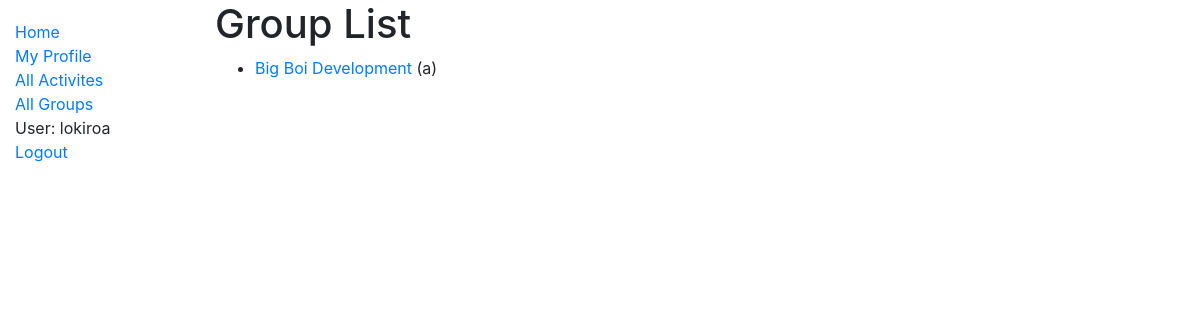
Before: /groups/ (signed in) with the older database file.
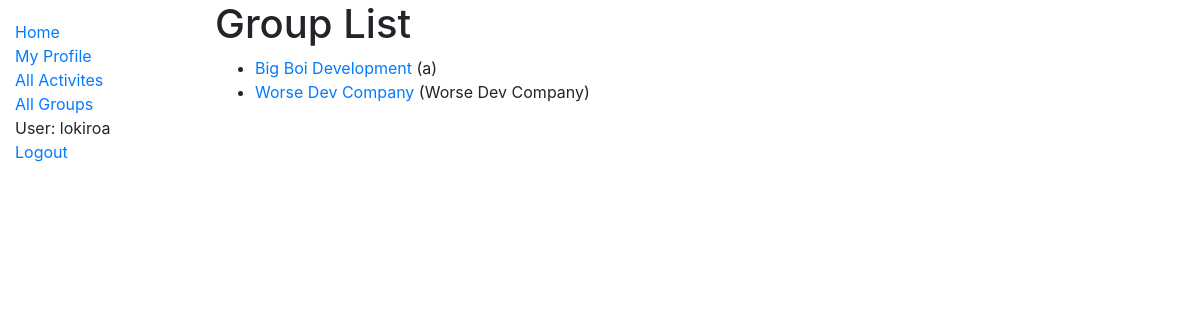
After: the same page with the newer database file.
### PlusOneApp/models.py (models this page shows, shortened)
class Group(models.Model):
    title = models.CharField(max_length=200, primary_key=True)
    description = models.TextField(help_text='Enter a description of for group')
    def curMembers(self):
        return self.membership_set.all().count()
    curMembers.short_description = "Number of members"
    idealCount = models.IntegerField(default=1)
    activities = models.ManyToManyField(Activity, help_text='Select the activities for this group')
    profilePic = models.ImageField(upload_to=None, height_field=None, width_field=None, max_length=None, blank=True, default="static/images/default_group_image.png")
    def displayActivities(self):
        return ', '.join(act.name for act in self.activities.all()[:3])
    displayActivities.short_description = 'Activites'
    def get_absolute_url(self):
        return reverse('group-profile', args=[str(self.title)])

### PlusOneApp/views.py (the view)
# urls.py: path('groups/', views.GroupListView.as_view(), name="groups"),
class GroupListView(generic.ListView):
    model = Group
    context_object_name = 'group_list'
    queryset = Group.objects.all()
    template_name = 'groups/mylist.html'

### PlusOneApp/templates/PlusOneApp/group_list.html
{% extends "base_generic.html" %}
{% block content %}
  <h1>Group List</h1>
  {% if group_list %}
  <ul>
    {% for group in group_list %}
      <li>
        <a href="{{ group.get_absolute_url }}">{{ group.title }}</a> ({{group.description}})
      </li>
    {% endfor %}
  </ul>
  {% else %}
    <p>There are no groups in the database.</p>
  {% endif %}
{% endblock %}

Changed rows visible on the page:
added Group: title "Worse Dev Company", description "Worse Dev Company"
